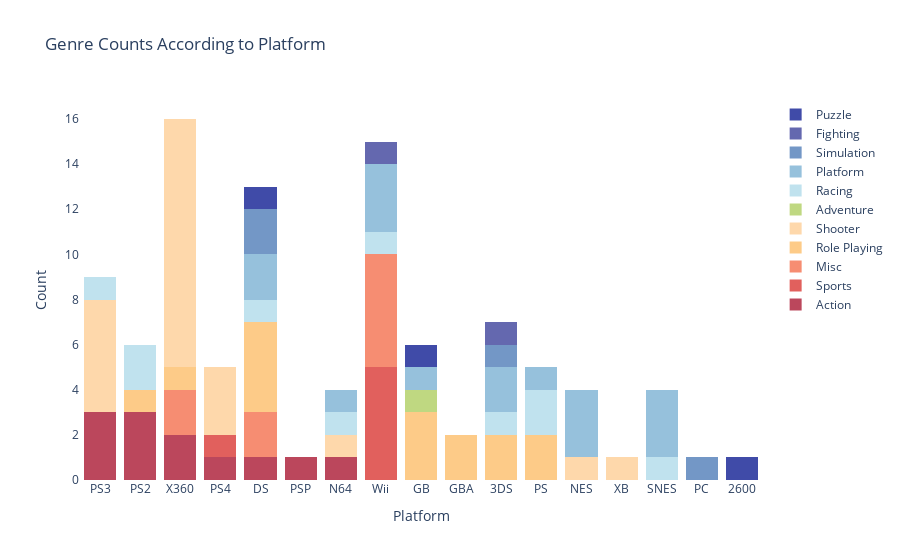

Here is the notebook cell this chart was saved with:
### Code cell
trace1 = go.Histogram(
    x=xaction.Platform,
    opacity=0.75,
    name = "Action",
    marker=dict(color='rgb(165,10,38)'))
trace2 = go.Histogram(
    x=xsports.Platform,
    opacity=0.75,
    name = "Sports",
    marker=dict(color='rgb(215,44,39)'))
trace3 = go.Histogram(
    x=xmisc.Platform,
    opacity=0.75,
    name = "Misc",
    marker=dict(color='rgb(244,103,67)'))
trace4 = go.Histogram(
    x=xrole.Platform,
    opacity=0.75,
    name = "Role Playing",
    marker=dict(color='rgb(253,186,97)'))
trace5 = go.Histogram(
    x=xshooter.Platform,
    opacity=0.75,
    name = "Shooter",
    marker=dict(color='rgb(254,204,144)'))
trace6 = go.Histogram(
    x=xadventure.Platform,
    opacity=0.75,
    name = "Adventure",
    marker=dict(color='rgb(170,203,87)'))
trace7 = go.Histogram(
    x=xrace.Platform,
    opacity=0.75,
    name = "Racing",
    marker=dict(color='rgb(171,217,233)'))
trace8 = go.Histogram(
    x=xplatform.Platform,
    opacity=0.75,
    name = "Platform",
    marker=dict(color='rgb(116,173,209)'))
trace9 = go.Histogram(
    x=xsimulation.Platform,
    opacity=0.75,
    name = "Simulation",
    marker=dict(color='rgb(69,117,180)'))
trace10 = go.Histogram(
    x=xfight.Platform,
    opacity=0.75,
    name = "Fighting",
    marker=dict(color='rgb(49,54,149)'))
trace11 = go.Histogram(
    x=xstrategy.Platform,
    opacity=0.75,
    name = "Strategy",
    marker=dict(color="rgb(10,77,131)"))
trace12 = go.Histogram(
    x=xpuzzle.Platform,
    opacity=0.75,
    name = "Puzzle",
    marker=dict(color='rgb(1,15,139)'))

data = [trace1, trace2,trace3,trace4,trace5,trace6,trace7,trace8,trace9,trace10,trace11,trace12]
layout = go.Layout(barmode='stack',
                   title='Genre Counts According to Platform',
                   xaxis=dict(title='Platform'),
                   yaxis=dict( title='Count'),
                   paper_bgcolor='white',
                   plot_bgcolor='white'
)
fig = go.Figure(data=data, layout=layout)
iplot(fig)

### Figure 1 — Plotly figure (JSON) as saved in the notebook; plotly's stock layout.template omitted (floating-point values rounded to 4 significant figures)
{"data": [{"marker": {"color": "rgb(165,10,38)"}, "name": "Action", "opacity": 0.75, "type": "histogram", "x": ["PS3", "PS2", "X360", "PS2", "PS2", "PS4", "DS", "X360", "PS3", "PS3", "PSP", "N64"]}, {"marker": {"color": "rgb(215,44,39)"}, "name": "Sports", "opacity": 0.75, "type": "histogram", "x": ["Wii", "Wii", "Wii", "Wii", "PS4", "Wii"]}, {"marker": {"color": "rgb(244,103,67)"}, "name": "Misc", "opacity": 0.75, "type": "histogram", "x": ["Wii", "X360", "DS", "Wii", "Wii", "X360", "DS", "Wii", "Wii"]}, {"marker": {"color": "rgb(253,186,97)"}, "name": "Role Playing", "opacity": 0.75, "type": "histogram", "x": ["GB", "GB", "DS", "GBA", "DS", "GB", "3DS", "3DS", "GBA", "PS", "X360", "DS", "PS2", "PS", "DS"]}, {"marker": {"color": "rgb(254,204,144)"}, "name": "Shooter", "opacity": 0.75, "type": "histogram", "x": ["NES", "X360", "X360", "PS4", "PS3", "X360", "X360", "PS3", "PS3", "X360", "PS3", "X360", "X360", "X360", "PS3", "X360", "XB", "N64", "PS4", "PS4", "X360", "X360"]}, {"marker": {"color": "rgb(170,203,87)"}, "name": "Adventure", "opacity": 0.75, "type": "histogram", "x": ["GB"]}, {"marker": {"color": "rgb(171,217,233)"}, "name": "Racing", "opacity": 0.75, "type": "histogram", "x": ["Wii", "DS", "PS2", "3DS", "PS2", "PS", "PS3", "N64", "PS", "SNES"]}, {"marker": {"color": "rgb(116,173,209)"}, "name": "Platform", "opacity": 0.75, "type": "histogram", "x": ["NES", "DS", "Wii", "SNES", "GB", "NES", "N64", "Wii", "3DS", "SNES", "DS", "3DS", "SNES", "Wii", "PS", "NES"]}, {"marker": {"color": "rgb(69,117,180)"}, "name": "Simulation", "opacity": 0.75, "type": "histogram", "x": ["DS", "DS", "3DS", "PC"]}, {"marker": {"color": "rgb(49,54,149)"}, "name": "Fighting", "opacity": 0.75, "type": "histogram", "x": ["Wii", "3DS"]}, {"marker": {"color": "rgb(10,77,131)"}, "name": "Strategy", "opacity": 0.75, "type": "histogram", "x": []}, {"marker": {"color": "rgb(1,15,139)"}, "name": "Puzzle", "opacity": 0.75, "type": "histogram", "x": ["GB", "DS", "2600"]}], "layout": {"barmode": "stack", "paper_bgcolor": "white", "plot_bgcolor": "white", "title": {"text": "Genre Counts According to Platform"}, "xaxis": {"title": {"text": "Platform"}}, "yaxis": {"title": {"text": "Count"}}}}
